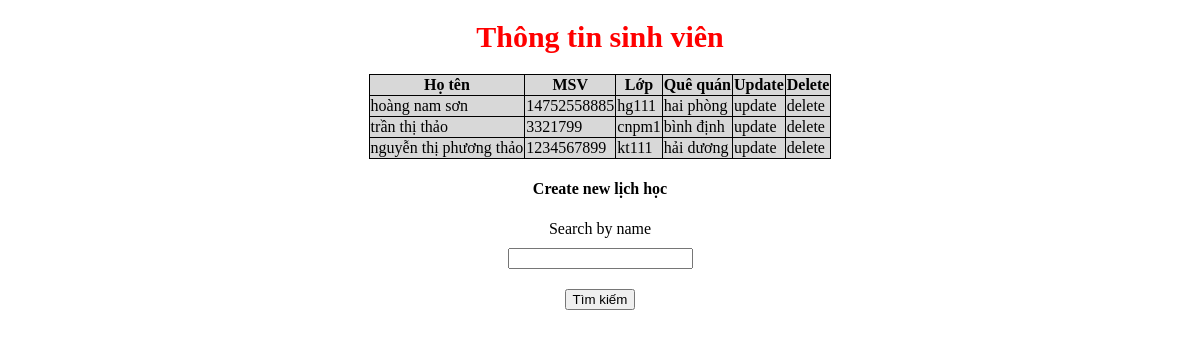
The app's page /info/ with its own data.
### app_sinhvien/models.py (models this page shows, shortened)
class thongtin(models.Model):
    hoten=models.CharField(max_length=100,null=False,blank=False)
    msv=models.CharField(max_length=30,null=False,blank=False)
    lop=models.CharField(max_length=10)
    quequan=models.CharField(max_length=30)

### app_sinhvien/views.py (the view)
# urls.py: path('info/',thongtin_list,name='thongtin'),
def thongtin_list(request):
    query=thongtin.objects.all()
    info_filter=thongtinfilters(request.GET,queryset=query)
    context={
        'form':info_filter.form,
        'info':info_filter.qs,
    }
    return render(request,'app_sinhvien/thongtin.html',context)

### app_sinhvien/templates/app_sinhvien/thongtin.html (shortened to what this page needs)
<!DOCTYPE html>
<html lang="en">
<head>
</head>
<body>
<h1>Thông tin sinh viên</h1>
<div id="head">
    <center>
    <table>
        <thead>
            <tr>
                <th>Họ tên</th>
                <th>MSV</th>
                <th>Lớp</th>
                <th>Quê quán</th>
                <th>Update</th>
                <th>Delete</th>
            </tr>
        </thead>
        <tbody>
            {% for item in info %}
        <tr>
            <td>{{item.hoten}}</td>
            <td>{{item.msv}}</td>
            <td>{{item.lop}}</td>
            <td>{{item.quequan}}</td>
            <td><a href="{% url "update" item.id %}">update</a></td>
            <td><a href="{% url "delete" item.id %}">delete</a></td>
        </tr>
            {% endfor %}
        </tbody>
    </table>
        <h4><a href="{% url "create" %}">Create new lịch học</a></h4>
    </center>
</div>
<div id="body">
    {% load widget_tweaks %}
    <center>
    <form method="get">
        <label for="">Search by name</label>
        <li>{% render_field form.hoten class="form-control" %}</li>
        <li><button class="btn btn-primary btn-lg btn-block" type="submit">Tìm kiếm</button></li>
    </form>
    </center>
</div>
</body>
</html>

### app_sinhvien/templates/app_sinhvien/thongtin.html (style rules this page uses)
h1 { color:red; font-size:30px; text-align:center; }
a { color: black; text-decoration: none; }
table,th,td { border:1px solid black; border-collapse:collapse; background: #D8D8D8; }
#body li { padding:10px 0px; list-style:none; }

### records on screen
thongtin: hoten "hoàng nam sơn", msv "14752558885", lop "hg111", quequan "hai phòng"
thongtin: hoten "trần thị thảo", msv "3321799", lop "cnpm1", quequan "bình định"
thongtin: hoten "nguyễn thị phương thảo", msv "1234567899", lop "kt111", quequan "hải dương"
